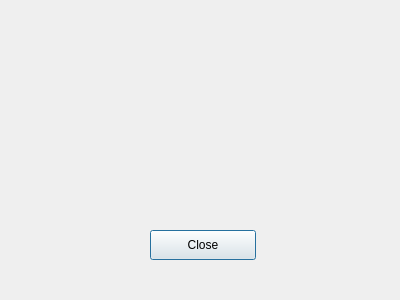
<?xml version="1.0" encoding="UTF-8"?>
<ui version="4.0">
 <class>About</class>
 <widget class="QDialog" name="About">
  <property name="geometry">
   <rect>
    <x>0</x>
    <y>0</y>
    <width>400</width>
    <height>300</height>
   </rect>
  </property>
  <property name="windowTitle">
   <string>Dialog</string>
  </property>
  <widget class="QPushButton" name="CloseButton">
   <property name="geometry">
    <rect>
     <x>150</x>
     <y>230</y>
     <width>106</width>
     <height>30</height>
    </rect>
   </property>
   <property name="text">
    <string>Close</string>
   </property>
  </widget>
 </widget>
 <resources/>
 <connections>
  <connection>
   <sender>CloseButton</sender>
   <signal>clicked()</signal>
   <receiver>About</receiver>
   <slot>accept()</slot>
   <hints>
    <hint type="sourcelabel">
     <x>182</x>
     <y>244</y>
    </hint>
    <hint type="destinationlabel">
     <x>199</x>
     <y>149</y>
    </hint>
   </hints>
  </connection>
 </connections>
</ui>
